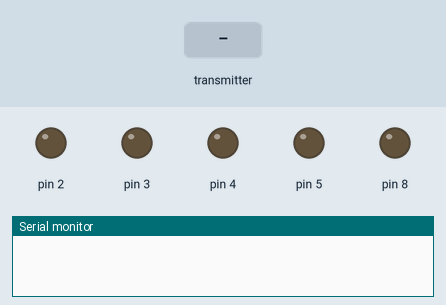
Simulated run of this sketch. Board: Arduino Uno, built with avr-gcc and run on an emulated ATmega328P. On the bench: output pins drawn as LEDs (lit = HIGH), the last lines printed to the serial monitor. The inputs (shaded band) are chosen by the test bench. No radio packets arrive unless stated.

Above: at 1.2 s.
1.3 s: the transmitter starts sending receivedData.0 = 1023
At 1.6 s:
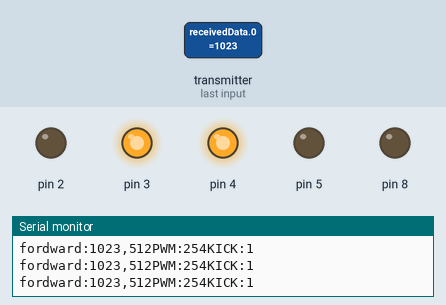
2.8 s: the transmitter starts sending receivedData.1 = 256
At 4.0 s:
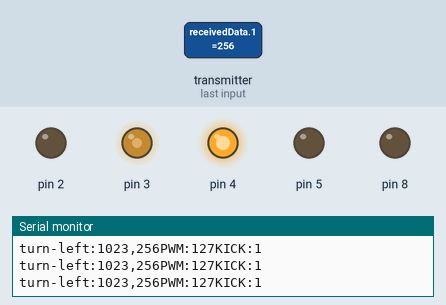
4.3 s: the transmitter starts sending receivedData.1 = 1023
At 5.4 s:
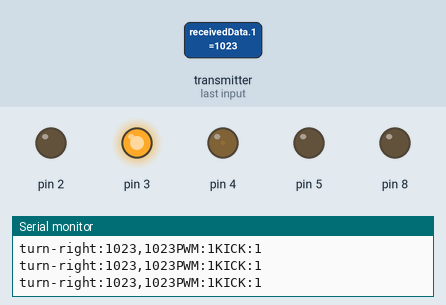
5.8 s: the transmitter starts sending receivedData.2 = 0
At 6.9 s:
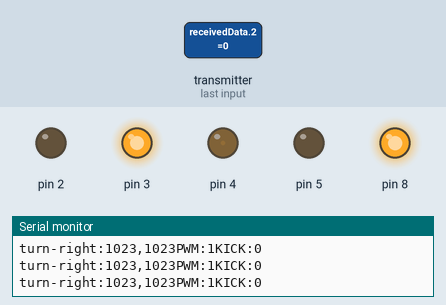
7.3 s: the transmitter starts sending receivedData.1 = 512
At 8.4 s:
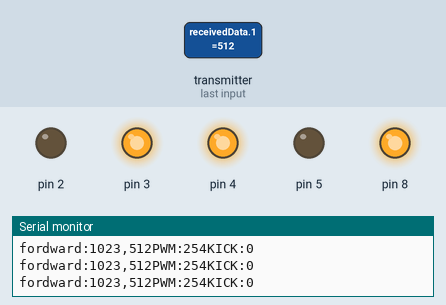
8.8 s: the transmitter starts sending receivedData.1 = 256
At 9.5 s:
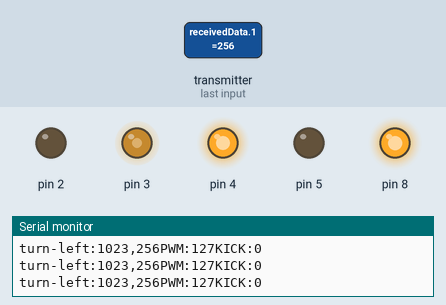
Timing chart, 0 to 11.3 s (numbered marks = the images above; inputs shaded):
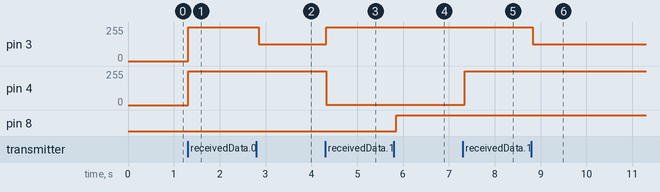

Measured:
- after the input at 1.3 s, pin 3, pin 4: 0/255 → 254/255 at once
- after the input at 2.8 s, pin 3: 254/255 → 127/255 after 0.05 s
- after the input at 4.3 s, pin 3: 127/255 → 254/255 at once; pin 4: 254/255 → 1/255 at once
- after the input at 5.8 s, pin 8: LOW → HIGH after 0.05 s
- after the input at 7.3 s, pin 4: 1/255 → 254/255 at once
- after the input at 8.8 s, pin 3: 254/255 → 127/255 at once

The sketch:

car.ino
```cpp
#include <SPI.h>
#include <nRF24L01.h>
#include <RF24.h>
#include "SoftPWM.h"
RF24 radio(9, 10); const uint64_t address = 0x1A2B3C4D5ELL;
int period = 120;
unsigned long time_now = 0;
int receivedData[3] ={512,512,1};
int ch1_value = 0;
int ch2_value = 0;
int ch3_value = 0;
void reset_the_Data() {
 receivedData[0] = 512; receivedData[1] = 512;
 receivedData[2] = 1;
 SoftPWMSet(2, 0); SoftPWMSet(3, 0);
 SoftPWMSet(4, 0); SoftPWMSet(5, 0);
 }
void forwardmode(){
 if((receivedData[0] !=0) && (receivedData[1] !=0)){
 if(receivedData[0] > 530 && (receivedData[1] > 470 && receivedData[1] < 530)){
 int motor = map(receivedData[0],512,1024,50,255);
 SoftPWMSet(2, 0); SoftPWMSet(3, motor);
 SoftPWMSet(4, motor); SoftPWMSet(5, 0);
 Serial.print("fordward:");
 Serial.print(receivedData[0]);
 Serial.print(",");
 Serial.print(receivedData[1]);
 Serial.print("PWM:");
 Serial.print(motor);
 Serial.print("KICK:");
 Serial.println(receivedData[2]);
 }
 else if(receivedData[0] > 530 && (receivedData[1] < 470)){
 int motor = map(receivedData[0],512,1024,50,255);
 int turn = map(receivedData[1], 512, 0, 0, motor);
 SoftPWMSet(2, 0); SoftPWMSet(3, motor-turn);
 SoftPWMSet(4, motor); SoftPWMSet(5, 0);
 Serial.print("turn-left:");
 Serial.print(receivedData[0]);
 Serial.print(",");
 Serial.print(receivedData[1]);
 Serial.print("PWM:");
 Serial.print(motor-turn);
 Serial.print("KICK:");
 Serial.println(receivedData[2]);
 }
 else if(receivedData[0] > 530 && (receivedData[1] > 530)){
 int motor = map(receivedData[0],512,1024,50,255);
 int turn = map(receivedData[1], 512, 1024, 0, motor);
 SoftPWMSet(2, 0); SoftPWMSet(3, motor);
 SoftPWMSet(4, motor-turn); SoftPWMSet(5, 0);
 Serial.print("turn-right:");
 Serial.print(receivedData[0]);
 Serial.print(",");
 Serial.print(receivedData[1]);
 Serial.print("PWM:");
 Serial.print(motor-turn);
 Serial.print("KICK:");
 Serial.println(receivedData[2]);
 }
 }
}
void reversemode(){
 if((receivedData[0] !=512) && (receivedData[1] !=512)){
 if(receivedData[0] <= 470 && (receivedData[1] > 470 && receivedData[1] < 530)){
 int motor = map(receivedData[0],512,0,50,255);
 SoftPWMSet(3, 0); SoftPWMSet(2, motor);
 SoftPWMSet(5, motor); SoftPWMSet(4, 0);
 Serial.print("reverse:");
 Serial.print(receivedData[0]);
 Serial.print(",");
 Serial.print(receivedData[1]);
 Serial.print("PWM:");
 Serial.print(motor);
 Serial.print("KICK:");
 Serial.println(receivedData[2]);
 }
 }
}
void idlemode(){
 if((receivedData[0] !=512) && (receivedData[1] !=512)){
 if(receivedData[0] > 470 && receivedData[0] < 530 && receivedData[1] > 470 && receivedData[1] < 530 ){
 SoftPWMSet(2, 0); SoftPWMSet(3, 0);
 SoftPWMSet(4, 0); SoftPWMSet(5, 0);
 Serial.print("idlemode:");
 Serial.print(receivedData[0]);
 Serial.print(",");
 Serial.print(receivedData[1]);
 Serial.print("PWM:");
 Serial.print(0);
 Serial.print(",");
 Serial.print(0);
 Serial.print("KICK:");
 Serial.println(receivedData[2]);
 } }
}
void clockwiserotationmode(){
 if((receivedData[0] !=512) && (receivedData[1] !=512)){
 if(receivedData[1] >= 530 && (receivedData[0] > 470 && receivedData[0] < 530)){
 int motor = map(receivedData[1],512,1024,0,120);
 SoftPWMSet(2, 0); SoftPWMSet(3, motor);
 SoftPWMSet(4, 0); SoftPWMSet(5, motor);
 Serial.print("clockwise:");
 Serial.print(receivedData[0]);
 Serial.print(",");
 Serial.print(receivedData[1]);
 Serial.print("PWM:");
 Serial.print(motor);
 Serial.print("KICK:");
 Serial.println(receivedData[2]);
 }
 }
}
void anticlockwiserotationmode(){
 if((receivedData[0] !=512) && (receivedData[1] !=512)){
 if(receivedData[1] <= 470 && (receivedData[0] > 470 && receivedData[0] < 530)){
 int motor = map(receivedData[1],512,0,0,120);
 SoftPWMSet(2, motor); SoftPWMSet(3, 0);
 SoftPWMSet(4, motor); SoftPWMSet(5, 0);
 Serial.print("anticlockwise:");
 Serial.print(receivedData[0]);
 Serial.print(",");
 Serial.print(receivedData[1]);
 Serial.print("PWM:");
 Serial.print(motor);
 Serial.print("KICK:");
 Serial.println(receivedData[2]);
 }
 }
}
void shoot(){
 if((receivedData[0] !=512) && (receivedData[1] !=512)){
 if(receivedData[2] == 0){
 digitalWrite(8,HIGH);
 }
 else{
 digitalWrite(8,LOW);
 } } }
void disableshoot(){
 }
void setup()
{
 Serial.begin(9600);
 SoftPWMBegin();
 pinMode(8,OUTPUT);
 reset_the_Data();
 radio.begin();
 radio.setAutoAck(false);
 radio.setChannel(80);
 radio.setPALevel(RF24_PA_LOW);
 radio.setDataRate(RF24_250KBPS); radio.openReadingPipe(1,address);
 radio.startListening();
}
unsigned long lastRecvTime = 0;
void receive_the_data()
{
 while ( radio.available() ) {
 radio.read(&receivedData, sizeof(receivedData));
 lastRecvTime = millis(); }
}
void loop()
{
 receive_the_data();
 unsigned long now = millis();
 if ( now - lastRecvTime > 1000 ) {
 reset_the_Data();
 } forwardmode();
 reversemode();
 idlemode();
 clockwiserotationmode();
 anticlockwiserotationmode();
 shoot();
 if(millis() >= time_now + period){
 time_now += period;
 }
}
```
